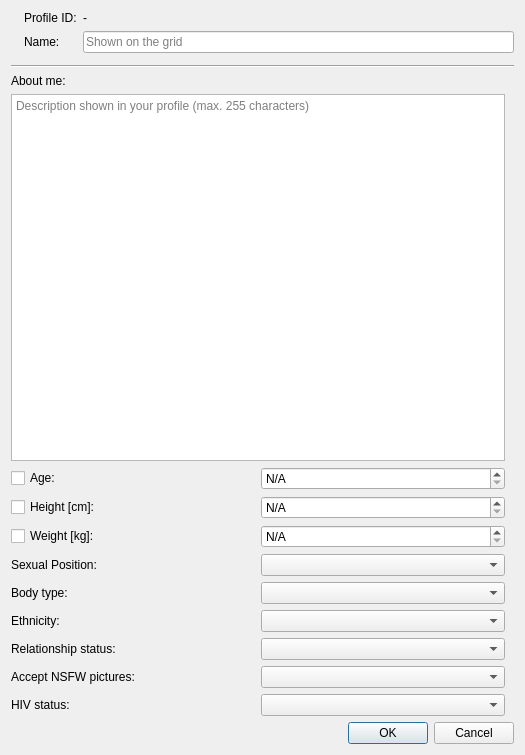
<?xml version="1.0" encoding="UTF-8"?>
<ui version="4.0">
 <class>FilterDialog</class>
 <widget class="QDialog" name="FilterDialog">
  <property name="geometry">
   <rect>
    <x>0</x>
    <y>0</y>
    <width>525</width>
    <height>755</height>
   </rect>
  </property>
  <property name="windowTitle">
   <string>Filter</string>
  </property>
  <layout class="QGridLayout" name="gridLayout">
   <item row="2" column="0">
    <widget class="QScrollArea" name="scrollArea">
     <property name="frameShape">
      <enum>QFrame::Shape::NoFrame</enum>
     </property>
     <property name="widgetResizable">
      <bool>true</bool>
     </property>
     <widget class="QWidget" name="scrollAreaWidgetContents">
      <property name="geometry">
       <rect>
        <x>0</x>
        <y>0</y>
        <width>513</width>
        <height>590</height>
       </rect>
      </property>
      <layout class="QGridLayout" name="gridLayout_2">
       <property name="leftMargin">
        <number>0</number>
       </property>
       <property name="topMargin">
        <number>0</number>
       </property>
       <property name="bottomMargin">
        <number>0</number>
       </property>
       <item row="7" column="1">
        <widget class="QComboBox" name="ethnicity"/>
       </item>
       <item row="8" column="0">
        <widget class="QLabel" name="label_5">
         <property name="text">
          <string>Relationship status:</string>
         </property>
        </widget>
       </item>
       <item row="8" column="1">
        <widget class="QComboBox" name="relationshipStatus"/>
       </item>
       <item row="0" column="0">
        <widget class="QLabel" name="label">
         <property name="text">
          <string>About me:</string>
         </property>
        </widget>
       </item>
       <item row="9" column="1">
        <widget class="QComboBox" name="acceptNSFW"/>
       </item>
       <item row="6" column="1">
        <widget class="QComboBox" name="bodyType"/>
       </item>
       <item row="4" column="0">
        <widget class="QCheckBox" name="showWeight">
         <property name="text">
          <string>Weight [kg]:</string>
         </property>
        </widget>
       </item>
       <item row="2" column="1">
        <widget class="QSpinBox" name="age">
         <property name="specialValueText">
          <string>N/A</string>
         </property>
         <property name="minimum">
          <number>17</number>
         </property>
        </widget>
       </item>
       <item row="2" column="0">
        <widget class="QCheckBox" name="showAge">
         <property name="text">
          <string>Age:</string>
         </property>
        </widget>
       </item>
       <item row="9" column="0">
        <widget class="QLabel" name="label_6">
         <property name="text">
          <string>Accept NSFW pictures:</string>
         </property>
        </widget>
       </item>
       <item row="4" column="1">
        <widget class="QSpinBox" name="weightKg">
         <property name="specialValueText">
          <string>N/A</string>
         </property>
         <property name="suffix">
          <string> kg</string>
         </property>
         <property name="minimum">
          <number>40</number>
         </property>
         <property name="maximum">
          <number>242</number>
         </property>
        </widget>
       </item>
       <item row="6" column="0">
        <widget class="QLabel" name="label_4">
         <property name="text">
          <string>Body type:</string>
         </property>
        </widget>
       </item>
       <item row="7" column="0">
        <widget class="QLabel" name="label_7">
         <property name="text">
          <string>Ethnicity:</string>
         </property>
        </widget>
       </item>
       <item row="3" column="1">
        <widget class="QSpinBox" name="heightCm">
         <property name="specialValueText">
          <string>N/A</string>
         </property>
         <property name="suffix">
          <string> cm</string>
         </property>
         <property name="minimum">
          <number>120</number>
         </property>
         <property name="maximum">
          <number>242</number>
         </property>
        </widget>
       </item>
       <item row="5" column="1">
        <widget class="QComboBox" name="sexualPosition"/>
       </item>
       <item row="3" column="0">
        <widget class="QCheckBox" name="showHeight">
         <property name="text">
          <string>Height [cm]:</string>
         </property>
        </widget>
       </item>
       <item row="10" column="0">
        <widget class="QLabel" name="label_8">
         <property name="text">
          <string>HIV status:</string>
         </property>
        </widget>
       </item>
       <item row="10" column="1">
        <widget class="QComboBox" name="hivStatus"/>
       </item>
       <item row="5" column="0">
        <widget class="QLabel" name="label_9">
         <property name="text">
          <string>Sexual Position:</string>
         </property>
        </widget>
       </item>
       <item row="1" column="0" colspan="2">
        <widget class="QPlainTextEdit" name="aboutMe">
         <property name="placeholderText">
          <string>Description shown in your profile (max. 255 characters)</string>
         </property>
        </widget>
       </item>
      </layout>
     </widget>
    </widget>
   </item>
   <item row="3" column="0">
    <widget class="QDialogButtonBox" name="buttonBox">
     <property name="orientation">
      <enum>Qt::Orientation::Horizontal</enum>
     </property>
     <property name="standardButtons">
      <set>QDialogButtonBox::StandardButton::Cancel|QDialogButtonBox::StandardButton::Ok</set>
     </property>
    </widget>
   </item>
   <item row="0" column="0">
    <layout class="QGridLayout" name="gridLayout_3" columnstretch="0,0,1">
     <item row="1" column="1">
      <widget class="QLabel" name="label_3">
       <property name="text">
        <string>Name:</string>
       </property>
      </widget>
     </item>
     <item row="0" column="0" rowspan="3">
      <widget class="QLabel" name="labelPhoto">
       <property name="maximumSize">
        <size>
         <width>96</width>
         <height>96</height>
        </size>
       </property>
       <property name="pixmap">
        <pixmap>resources/img/blank.png</pixmap>
       </property>
       <property name="scaledContents">
        <bool>true</bool>
       </property>
      </widget>
     </item>
     <item row="0" column="1">
      <widget class="QLabel" name="label_2">
       <property name="text">
        <string>Profile ID:</string>
       </property>
      </widget>
     </item>
     <item row="0" column="2">
      <widget class="QLabel" name="profileId">
       <property name="text">
        <string>-</string>
       </property>
      </widget>
     </item>
     <item row="1" column="2">
      <widget class="QLineEdit" name="displayName">
       <property name="maxLength">
        <number>15</number>
       </property>
       <property name="placeholderText">
        <string>Shown on the grid</string>
       </property>
      </widget>
     </item>
    </layout>
   </item>
   <item row="1" column="0">
    <widget class="Line" name="line">
     <property name="orientation">
      <enum>Qt::Orientation::Horizontal</enum>
     </property>
    </widget>
   </item>
  </layout>
 </widget>
 <resources/>
 <connections>
  <connection>
   <sender>buttonBox</sender>
   <signal>accepted()</signal>
   <receiver>FilterDialog</receiver>
   <slot>accept()</slot>
   <hints>
    <hint type="sourcelabel">
     <x>230</x>
     <y>467</y>
    </hint>
    <hint type="destinationlabel">
     <x>157</x>
     <y>274</y>
    </hint>
   </hints>
  </connection>
  <connection>
   <sender>buttonBox</sender>
   <signal>rejected()</signal>
   <receiver>FilterDialog</receiver>
   <slot>reject()</slot>
   <hints>
    <hint type="sourcelabel">
     <x>298</x>
     <y>467</y>
    </hint>
    <hint type="destinationlabel">
     <x>286</x>
     <y>274</y>
    </hint>
   </hints>
  </connection>
 </connections>
</ui>
